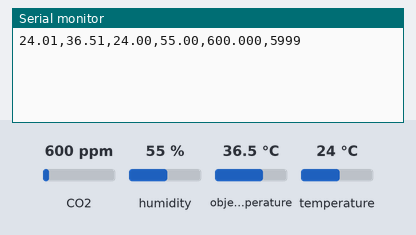
The sketch below on a simulated Arduino Nano, built with avr-gcc and run on an emulated ATmega328P. Shown: the last lines printed to the serial monitor. The inputs (shaded band) are chosen by the test bench; at power-on: CO2 600 ppm, humidity 55 %, object temperature 36.5 °C, temperature 24 °C.

Above: at 7.2 s.
7.3 s: CO2 set to 452 ppm
At 8.5 s:
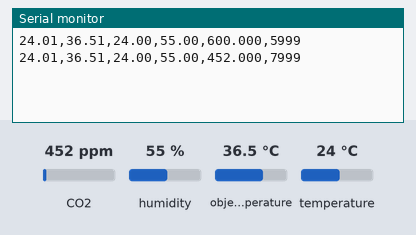
9.4 s: humidity set to 22 %
At 11.2 s:
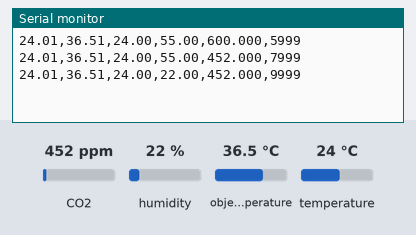
11.5 s: object temperature set to 20 °C
At 12.7 s:
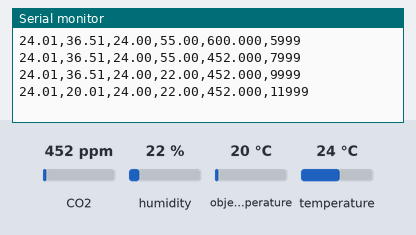
13.6 s: temperature set to 12 °C
At 15.5 s:
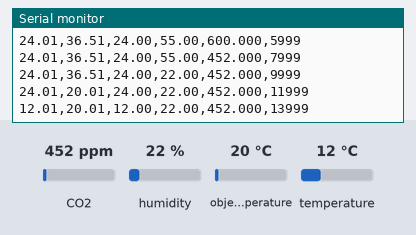
Timing chart, 0 to 16.7 s (numbered marks = the images above; inputs shaded):
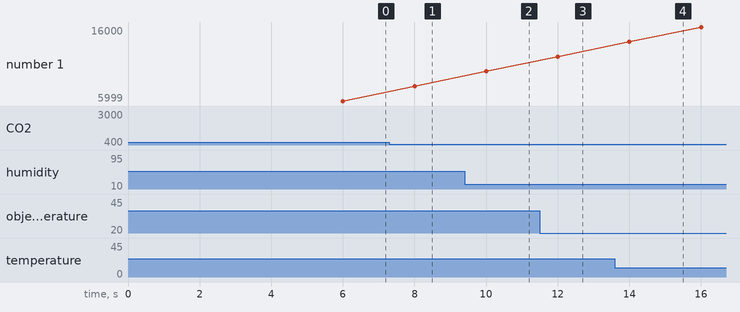

The sketch:

i2c_py_zero_millis.ino
```cpp
// Use this Arduino script in the Arduino IDE to flash the Adafruit M0 Metro Express on the Wrist of the robot.
// Make sure the IR Sensor and the CO2 Sensor are connected to the Nano.
// Also make sure that both brightness sensors have different addresses (on one the ADDR Pin is grounded, on the other with VCC)

#include <Wire.h>
#include <Adafruit_SCD30.h>
#include <Adafruit_MLX90614.h>

Adafruit_SCD30  scd30;                        // CO2, Humidity, Temperature Sensor
Adafruit_MLX90614 mlx = Adafruit_MLX90614();  // IR and Ambient Temperature Sensor
long int t1, t2;
unsigned long previousMillis = 0;
const long interval = 2000;
const long setupinterval = 5000;
void setup()
{
  //unsigned long currentMillis = millis();
  Serial.begin(9600);  // start serial for output
  while (!Serial) delay(10);
  Wire.begin();        // join i2c bus (address optional for master)
  mlx.begin();
  scd30.begin();
  delay(6000);
  //if (millis() >= setupinterval)
  {
    //continue;
  }
}

void loop()
{
  unsigned long currentMillis = millis();
  if (currentMillis - previousMillis >= interval)
  {
    previousMillis = currentMillis;
    if (scd30.dataReady()){                                 // SCD30 Measurements
      if (!scd30.read()){ return; }
      Serial.print(mlx.readAmbientTempC()); Serial.print(",");       // MLX Measurements
      Serial.print(mlx.readObjectTempC()); Serial.print(",");
      Serial.print(scd30.temperature); Serial.print(",");
      Serial.print(scd30.relative_humidity); Serial.print(",");
      Serial.print(scd30.CO2, 3); Serial.print(",");
      Serial.println(currentMillis);
    } else {
        Serial.println("NaN");
    }
  }

}
```

Measured:
- after the input at 7.3 s, the serial monitor: prints a new line after 0.70 s (image 1)
- after the input at 9.4 s, the serial monitor: prints a new line after 0.60 s (image 2)
- after the input at 11.5 s, the serial monitor: prints a new line after 0.50 s (image 3)
- after the input at 13.6 s, the serial monitor: prints a new line after 0.40 s (image 4)
